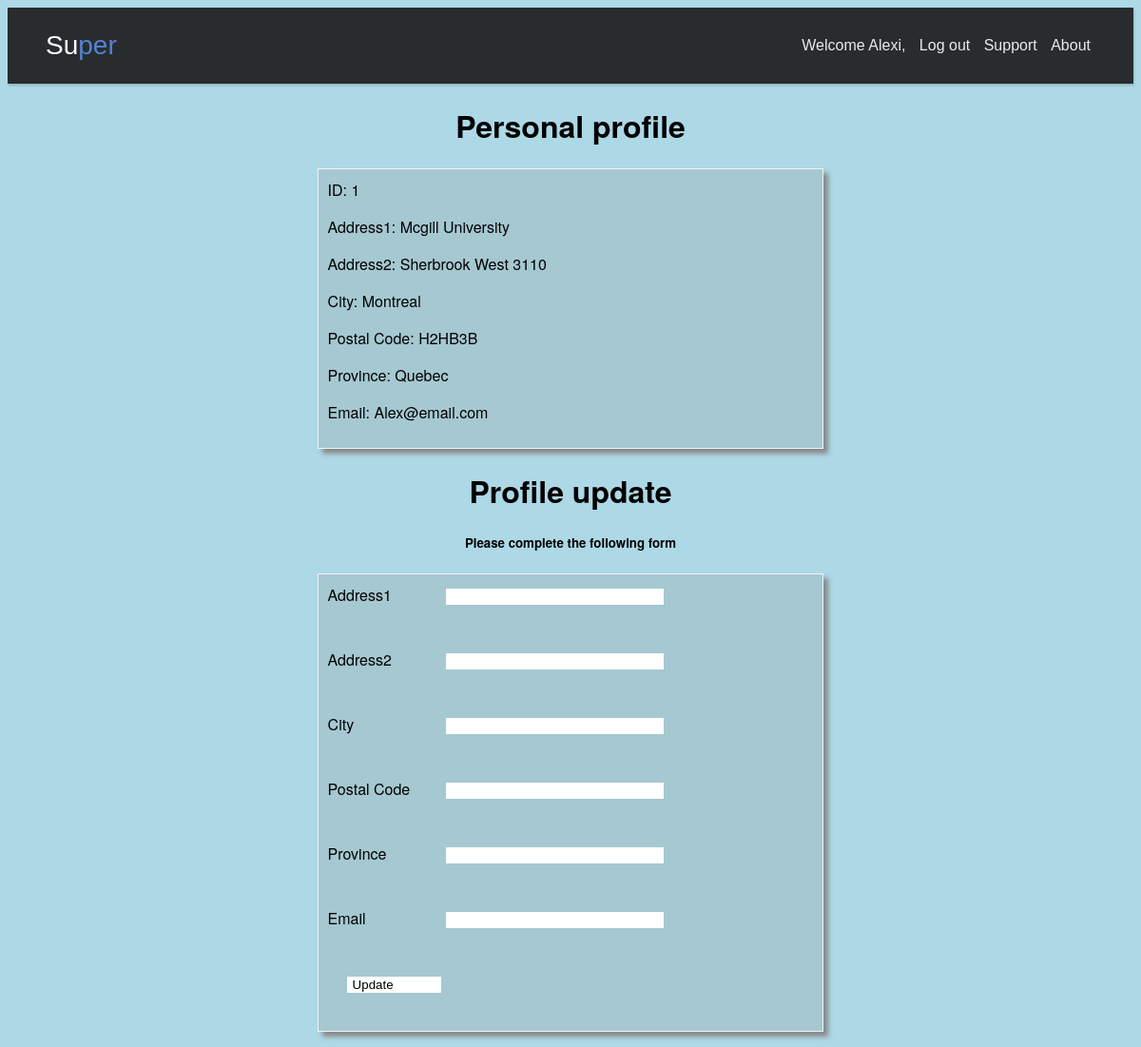
Screenshot of /editPersonalData.php (signed in) with the database file from the repository.
### tables this page shows
CREATE TABLE memberDetails
(
  id int(11) NOT NULL AUTO_INCREMENT,
  address1 varchar(40) DEFAULT NULL,
  address2 varchar(40) DEFAULT NULL,
  city varchar(20) DEFAULT NULL,
  postalCode varchar(20) DEFAULT NULL,
  province varchar(20) DEFAULT NULL,
  license varchar(20) DEFAULT NULL,
  registerDate datetime NOT NULL DEFAULT CURRENT_TIMESTAMP,  
  PRIMARY KEY (id),
  FOREIGN KEY (id) REFERENCES member(MID)
    ON DELETE CASCADE
    ON UPDATE CASCADE
);

CREATE TABLE account
(
  MID int(11) NOT NULL AUTO_INCREMENT,
  Username varchar(20) NOT NULL,
  Email varchar(60) NOT NULL,
  Password varchar(500) NOT NULL,
  Balance float(20) NOT NULL,
  FOREIGN KEY(MID) REFERENCES member(MID)
    ON DELETE CASCADE
    ON UPDATE CASCADE
);

### editPersonalData.php (the view, shortened to what this page needs)
<!DOCTYPE html>
<html>
<head>
</head>
<body>
<header class="header-basic">
    <link rel="stylesheet" type="text/css" href="assets/css/header.css">
    <link rel="stylesheet" type="text/css" href="assets/css/addPost.css"/>
    <link rel="stylesheet" type="text/css" href="assets/css/main.css"/>
    <div class="header-limiter">
        <h1><a href="index.php">Su<span>per</span></a></h1>
        <nav>
            <?php
            if(isset($_SESSION['user'])){
                echo"
                                <a>Welcome ".$_SESSION['userName'].
                    ", </a>
                                <a href=\"logout.php?logout=true\">Log out</a>
                            ";
            }else{
                echo"
                                <a href=\"login.php\">Log in</a>
                            ";
            }
            ?>
            <a href="#">Support</a>
            <a href="#">About</a>
        </nav>
    </div>
</header>
<div class="match" style="text-align: center">
    <p class="success" style="text-align: center">
        <?php
        echo "<h1>Personal profile</h1>";
        $user = $_SESSION['user'];
        $servername = "vpc353_2.encs.concordia.ca";
        $username = "vpc353_2";
        $password = "A5DNm8";
        $dbname = "vpc353_2";
        $conn = new mysqli($servername, $username, $password, $dbname);
        $result = $conn->query("Select * FROM memberDetails, account
                            WHERE memberDetails.id=$user
                            AND account.MID = $user");
        if ($result->num_rows > 0) {
            while($row = $result->fetch_assoc()) {
                echo"<div class='serviceContent'>";
                $id = $row['id'];
                echo 'ID: '.$id;
                echo '<p>';
                $address1 = $row["address1"];
                echo 'Address1: '.$address1;
                echo '<p>';
                $address2 =  $row["address2"];
                echo 'Address2: '.$address2;
                echo '<p>';
                $city = $row["city"];
                echo 'City: '.$city;
                echo '<p>';
                $postalCode = $row['postalCode'];
                echo 'Postal Code: '.$postalCode;
                echo '<p>';
                $province = $row['province'];
                echo 'Province: '.$province;
                echo '<p>';
                $email = $row['Email'];
                echo 'Email: '.$email;
                echo '<p></p></div>';
            }
        } else {
            echo "0 results";
        }
        ?>
    </p>
</div>
<div class="match" style="text-align: center">
    <h1>Profile update</h1> <h5>Please complete the following form</h5>
    <form method="get" action="action_changeData.php">
        <div class='serviceContent'>
            <label>Address1</label>
            <input type="text" name="address1" id="address1"  class="inputBox">
            <label>Address2</label>
            <input type="text" name="address2" id="address2"  class="inputBox">
            <label>City</label>
            <input type="text" name="city" id="city"  class="inputBox">
            <label>Postal Code</label>
            <input type="text" name="pc" id="pc"  class="inputBox">
            <label>Province</label>
            <input type="text" name="province" id="province"  class="inputBox">
            <label>Email</label>
            <input type="text" name="email" id="email"  class="inputBox">
            <input type="submit" id="" value="Update">
        </div>
</div>
</body>
</html>

### assets/css/header.css (style rules this page uses)
.header-basic { background-color: #292c2f; box-shadow: 1px 2px 2px rgba(0, 0, 0, 0.15); padding: 20px 40px; height: 80px; box-sizing: border-box; }
.header-basic .header-limiter { max-width: 1200px; text-align: center; margin: 0 auto; }
.header-basic .header-limiter h1 { float: left; font: normal 28px Cookie, Arial, Helvetica, sans-serif; line-height: 40px; margin: 0; }
.header-basic .header-limiter h1 span { color: #5383d3; }
.header-basic .header-limiter a { color: #ffffff; text-decoration: none; }
.header-basic .header-limiter nav { font:16px Arial, Helvetica, sans-serif; line-height: 40px; float: right; }
.header-basic .header-limiter nav a { display: inline-block; padding: 0 5px; text-decoration:none; color: #ffffff; font-size: 16px; opacity: 0.9; }

### assets/css/addPost.css (style rules this page uses)
body { background-color: lightblue; font-family: 'Exo 2', "Helvetica Neue",Helvetica,Arial,sans-serif; }

### assets/css/main.css (style rules this page uses)
.match { width: 45%; position: relative; margin: auto; }
.match .serviceContent { width:auto; padding: 10px; text-align: left; border: 1px solid #f0f3f4; }
.serviceContent { background: rgba(145, 156, 152, 0.27); box-shadow: 5px 5px 5px #888888; }
label { display: inline-block; width: 100px; }
input { border: none; background-color: #ffffff; margin-left: 20px; margin-bottom: 30px; padding-right: 50px; }

### rows the page displays
memberdetails: id "1", address1 "Mcgill University", address2 "Sherbrook West 3110", city "Montreal", postalCode "H2HB3B", province "Quebec", account.Email "Alex@email.com"

### other values shown
$_SESSION['userName'] "Alexi"
